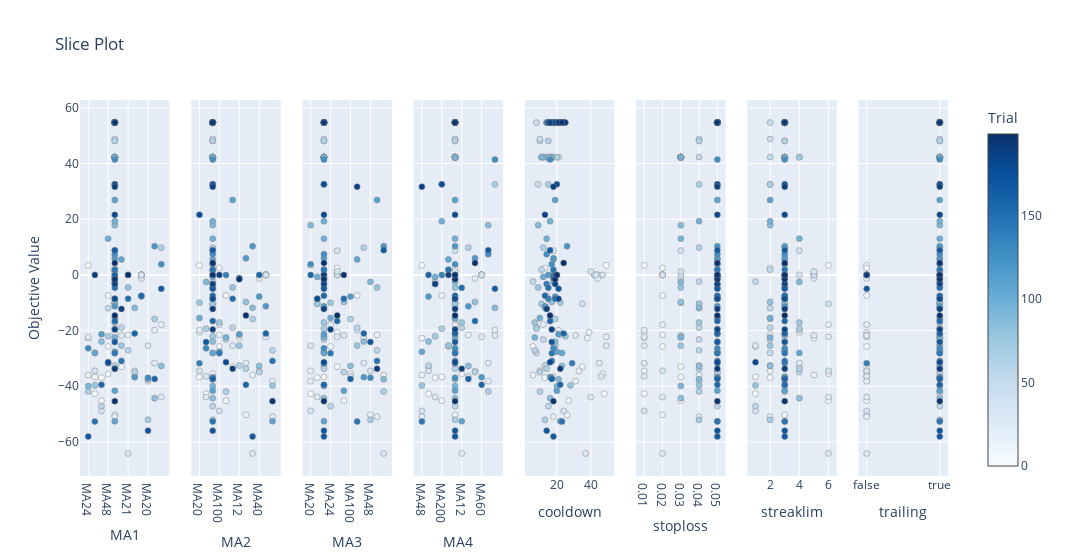

Notebook source saved alongside this figure:
### Code cell
optuna.visualization.plot_slice(study)

### Figure 1 — Plotly figure (JSON) as saved in the notebook; plotly's stock layout.template omitted (floating-point values rounded to 4 significant figures; data arrays with more than 128 entries replaced by an {"elided": "..."} marker saying what was removed)
{"data": [{"marker": {"color": {"elided": "200 int values"}, "colorbar": {"title": {"text": "Trial"}, "x": 1, "xpad": 40}, "colorscale": [[0, "rgb(247,251,255)"], [0.125, "rgb(222,235,247)"], [0.25, "rgb(198,219,239)"], [0.375, "rgb(158,202,225)"], [0.5, "rgb(107,174,214)"], [0.625, "rgb(66,146,198)"], [0.75, "rgb(33,113,181)"], [0.875, "rgb(8,81,156)"], [1, "rgb(8,48,107)"]], "line": {"color": "Grey", "width": 0.5}, "showscale": true}, "mode": "markers", "showlegend": false, "type": "scatter", "x": {"elided": "200 str values"}, "xaxis": "x", "y": {"elided": "200 float values"}, "yaxis": "y"}, {"marker": {"color": {"elided": "200 int values"}, "colorbar": {"title": {"text": "Trial"}, "x": 1, "xpad": 40}, "colorscale": [[0, "rgb(247,251,255)"], [0.125, "rgb(222,235,247)"], [0.25, "rgb(198,219,239)"], [0.375, "rgb(158,202,225)"], [0.5, "rgb(107,174,214)"], [0.625, "rgb(66,146,198)"], [0.75, "rgb(33,113,181)"], [0.875, "rgb(8,81,156)"], [1, "rgb(8,48,107)"]], "line": {"color": "Grey", "width": 0.5}, "showscale": false}, "mode": "markers", "showlegend": false, "type": "scatter", "x": {"elided": "200 str values"}, "xaxis": "x2", "y": {"elided": "200 float values"}, "yaxis": "y2"}, {"marker": {"color": {"elided": "200 int values"}, "colorbar": {"title": {"text": "Trial"}, "x": 1, "xpad": 40}, "colorscale": [[0, "rgb(247,251,255)"], [0.125, "rgb(222,235,247)"], [0.25, "rgb(198,219,239)"], [0.375, "rgb(158,202,225)"], [0.5, "rgb(107,174,214)"], [0.625, "rgb(66,146,198)"], [0.75, "rgb(33,113,181)"], [0.875, "rgb(8,81,156)"], [1, "rgb(8,48,107)"]], "line": {"color": "Grey", "width": 0.5}, "showscale": false}, "mode": "markers", "showlegend": false, "type": "scatter", "x": {"elided": "200 str values"}, "xaxis": "x3", "y": {"elided": "200 float values"}, "yaxis": "y3"}, {"marker": {"color": {"elided": "200 int values"}, "colorbar": {"title": {"text": "Trial"}, "x": 1, "xpad": 40}, "colorscale": [[0, "rgb(247,251,255)"], [0.125, "rgb(222,235,247)"], [0.25, "rgb(198,219,239)"], [0.375, "rgb(158,202,225)"], [0.5, "rgb(107,174,214)"], [0.625, "rgb(66,146,198)"], [0.75, "rgb(33,113,181)"], [0.875, "rgb(8,81,156)"], [1, "rgb(8,48,107)"]], "line": {"color": "Grey", "width": 0.5}, "showscale": false}, "mode": "markers", "showlegend": false, "type": "scatter", "x": {"elided": "200 str values"}, "xaxis": "x4", "y": {"elided": "200 float values"}, "yaxis": "y4"}, {"marker": {"color": {"elided": "200 int values"}, "colorbar": {"title": {"text": "Trial"}, "x": 1, "xpad": 40}, "colorscale": [[0, "rgb(247,251,255)"], [0.125, "rgb(222,235,247)"], [0.25, "rgb(198,219,239)"], [0.375, "rgb(158,202,225)"], [0.5, "rgb(107,174,214)"], [0.625, "rgb(66,146,198)"], [0.75, "rgb(33,113,181)"], [0.875, "rgb(8,81,156)"], [1, "rgb(8,48,107)"]], "line": {"color": "Grey", "width": 0.5}, "showscale": false}, "mode": "markers", "showlegend": false, "type": "scatter", "x": {"elided": "200 int values"}, "xaxis": "x5", "y": {"elided": "200 float values"}, "yaxis": "y5"}, {"marker": {"color": {"elided": "200 int values"}, "colorbar": {"title": {"text": "Trial"}, "x": 1, "xpad": 40}, "colorscale": [[0, "rgb(247,251,255)"], [0.125, "rgb(222,235,247)"], [0.25, "rgb(198,219,239)"], [0.375, "rgb(158,202,225)"], [0.5, "rgb(107,174,214)"], [0.625, "rgb(66,146,198)"], [0.75, "rgb(33,113,181)"], [0.875, "rgb(8,81,156)"], [1, "rgb(8,48,107)"]], "line": {"color": "Grey", "width": 0.5}, "showscale": false}, "mode": "markers", "showlegend": false, "type": "scatter", "x": {"elided": "200 float values"}, "xaxis": "x6", "y": {"elided": "200 float values"}, "yaxis": "y6"}, {"marker": {"color": {"elided": "200 int values"}, "colorbar": {"title": {"text": "Trial"}, "x": 1, "xpad": 40}, "colorscale": [[0, "rgb(247,251,255)"], [0.125, "rgb(222,235,247)"], [0.25, "rgb(198,219,239)"], [0.375, "rgb(158,202,225)"], [0.5, "rgb(107,174,214)"], [0.625, "rgb(66,146,198)"], [0.75, "rgb(33,113,181)"], [0.875, "rgb(8,81,156)"], [1, "rgb(8,48,107)"]], "line": {"color": "Grey", "width": 0.5}, "showscale": false}, "mode": "markers", "showlegend": false, "type": "scatter", "x": {"elided": "200 int values"}, "xaxis": "x7", "y": {"elided": "200 float values"}, "yaxis": "y7"}, {"marker": {"color": {"elided": "200 int values"}, "colorbar": {"title": {"text": "Trial"}, "x": 1, "xpad": 40}, "colorscale": [[0, "rgb(247,251,255)"], [0.125, "rgb(222,235,247)"], [0.25, "rgb(198,219,239)"], [0.375, "rgb(158,202,225)"], [0.5, "rgb(107,174,214)"], [0.625, "rgb(66,146,198)"], [0.75, "rgb(33,113,181)"], [0.875, "rgb(8,81,156)"], [1, "rgb(8,48,107)"]], "line": {"color": "Grey", "width": 0.5}, "showscale": false}, "mode": "markers", "showlegend": false, "type": "scatter", "x": {"elided": "200 bool values"}, "xaxis": "x8", "y": {"elided": "200 float values"}, "yaxis": "y8"}], "layout": {"title": {"text": "Slice Plot"}, "width": 2400, "xaxis": {"anchor": "y", "domain": [0, 0.1031], "title": {"text": "MA1"}}, "xaxis2": {"anchor": "y2", "domain": [0.1281, 0.2312], "title": {"text": "MA2"}}, "xaxis3": {"anchor": "y3", "domain": [0.2562, 0.3594], "title": {"text": "MA3"}}, "xaxis4": {"anchor": "y4", "domain": [0.3844, 0.4875], "title": {"text": "MA4"}}, "xaxis5": {"anchor": "y5", "domain": [0.5125, 0.6156], "title": {"text": "cooldown"}}, "xaxis6": {"anchor": "y6", "domain": [0.6406, 0.7438], "title": {"text": "stoploss"}}, "xaxis7": {"anchor": "y7", "domain": [0.7688, 0.8719], "title": {"text": "streaklim"}}, "xaxis8": {"anchor": "y8", "domain": [0.8969, 1], "title": {"text": "trailing"}}, "yaxis": {"anchor": "x", "domain": [0, 1], "title": {"text": "Objective Value"}}, "yaxis2": {"anchor": "x2", "domain": [0, 1], "matches": "y", "showticklabels": false}, "yaxis3": {"anchor": "x3", "domain": [0, 1], "matches": "y", "showticklabels": false}, "yaxis4": {"anchor": "x4", "domain": [0, 1], "matches": "y", "showticklabels": false}, "yaxis5": {"anchor": "x5", "domain": [0, 1], "matches": "y", "showticklabels": false}, "yaxis6": {"anchor": "x6", "domain": [0, 1], "matches": "y", "showticklabels": false}, "yaxis7": {"anchor": "x7", "domain": [0, 1], "matches": "y", "showticklabels": false}, "yaxis8": {"anchor": "x8", "domain": [0, 1], "matches": "y", "showticklabels": false}}}
